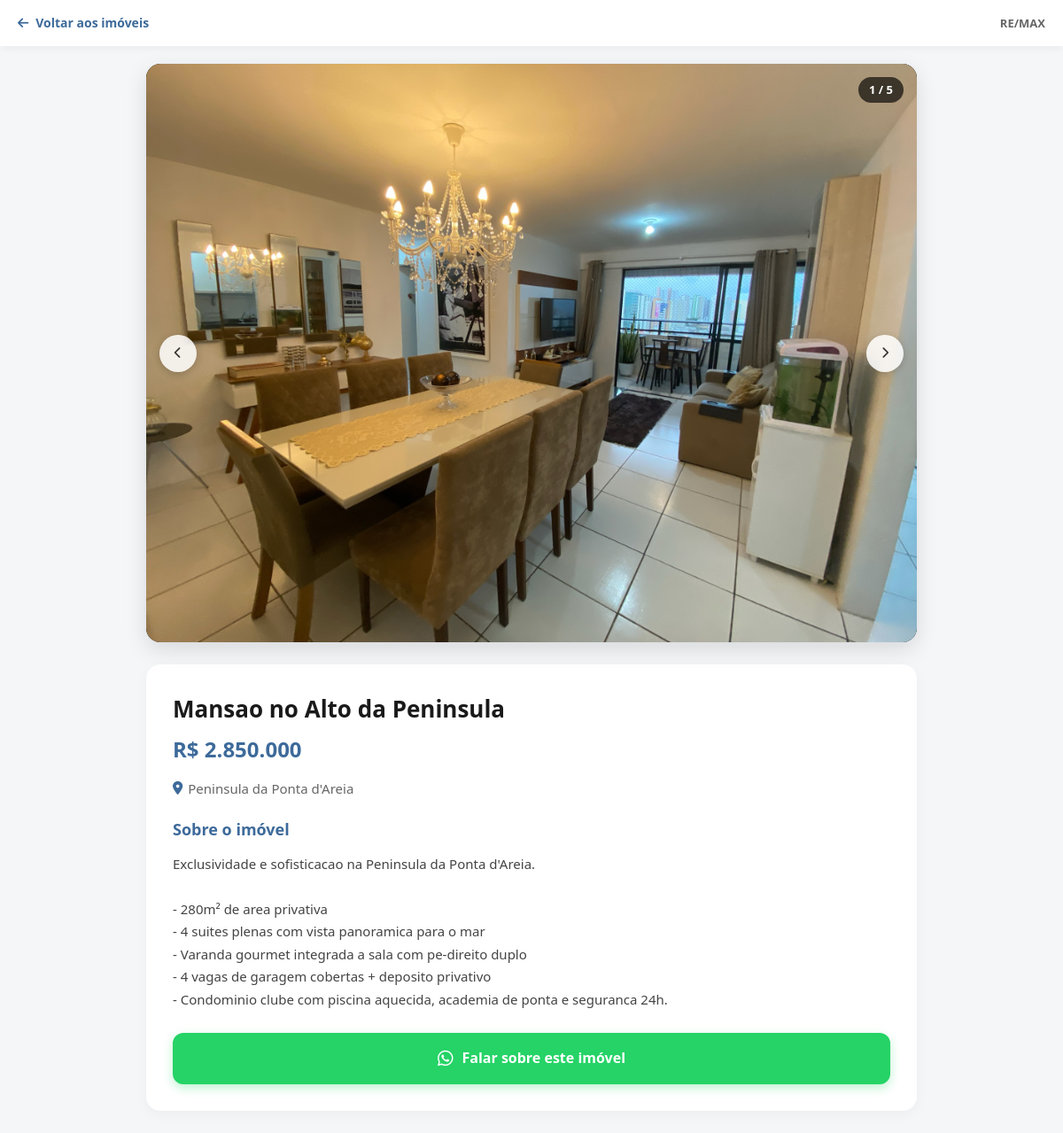
The page /imovel/1 on the database its author committed.
### app.py (models this page shows)
class FotoImovel(db.Model):
    id = db.Column(db.Integer, primary_key=True)
    imovel_id = db.Column(db.Integer, db.ForeignKey('imovel.id'), nullable=False)
    caminho = db.Column(db.String(250), nullable=False)

class Imovel(db.Model):
    id = db.Column(db.Integer, primary_key=True)
    titulo = db.Column(db.String(100), nullable=False)
    negocio = db.Column(db.String(10), nullable=False, default='venda')
    preco_num = db.Column(db.Float, nullable=False)
    preco = db.Column(db.String(50), nullable=False)
    localizacao = db.Column(db.String(100), nullable=False)
    imagem = db.Column(db.String(250), nullable=False)
    link = db.Column(db.String(250), nullable=True)
    descricao = db.Column(db.Text, nullable=True)
    fotos = db.relationship('FotoImovel', backref='imovel', cascade="all, delete-orphan", lazy=True)

### app.py (the view)
@app.route("/imovel/<int:id>")
def detalhe_imovel(id):
    imovel = Imovel.query.get_or_404(id)
    return render_template("detalhes.html", imovel=imovel)

### app.py (called while the page is built)
@app.context_processor
def inject_globals():
    return dict(perfil=PERFIL)

### templates/detalhes.html (shortened to what this page needs)
<!DOCTYPE html>
<html lang="pt-br">
<head>
    <link rel="stylesheet" href="https://cdnjs.cloudflare.com/ajax/libs/font-awesome/6.4.0/css/all.min.css">
</head>
<body>
    <header class="header">
        <a href="/" class="back-link"><i class="fa-solid fa-arrow-left"></i> Voltar aos imóveis</a>
        <span style="font-size: 13px; font-weight: 600; color: #666;">{{ perfil.corretora }}</span>
    </header>
    <div class="main-container">
        <div class="carousel-container">
            {% if imovel.fotos and imovel.fotos | length > 1 %}
                <span class="foto-contador" id="contador-indicador">1 / {{ imovel.fotos | length }}</span>
                <button class="carousel-btn btn-prev" onclick="mudarSlide(-1)"><i class="fa-solid fa-chevron-left"></i></button>
                <button class="carousel-btn btn-next" onclick="mudarSlide(1)"><i class="fa-solid fa-chevron-right"></i></button>
            {% endif %}
            <div class="carousel-slides" id="carouselSlides" onscroll="atualizarContador()">
                {% if imovel.fotos and imovel.fotos | length > 0 %}
                    {% for foto in imovel.fotos %}
                    <div class="slide">
                        <img src="/static/{{ foto.caminho }}" alt="{{ imovel.titulo }}">
                    </div>
                    {% endfor %}
                {% else %}
                    <div class="slide">
                        <img src="/static/{{ imovel.imagem }}" alt="{{ imovel.titulo }}">
                    </div>
                {% endif %}
            </div>
        </div>
        <div class="card-detalhes">
            <h1 class="imovel-titulo">{{ imovel.titulo }}</h1>
            <div class="imovel-preco">{{ imovel.preco }}</div>
            <p class="imovel-local"><i class="fa-solid fa-location-dot" style="color: #3d6a9a;"></i> {{ imovel.localizacao }}</p>
            <h3 class="secao-titulo">Sobre o imóvel</h3>
            <p class="descricao-texto">{{ imovel.descricao }}</p>
            <a href="https://wa.me/{{ perfil.whatsapp }}?text=Olá,%20gostaria%20de%20saber%20mais%20sobre%20o%20imóvel%20{{ imovel.titulo | urlencode }}" target="_blank" class="btn-whatsapp">
                <i class="fa-brands fa-whatsapp fa-lg"></i> Falar sobre este imóvel
            </a>
        </div>
    </div>
</body>
</html>

### templates/detalhes.html (style rules this page uses)
* { box-sizing: border-box; margin: 0; padding: 0; }
body { font-family: 'Segoe UI', -apple-system, BlinkMacSystemFont, sans-serif; background-color: #f4f6f8; color: #333; line-height: 1.6; }
.header { background: #fff; padding: 15px 20px; box-shadow: 0 2px 10px rgba(0,0,0,0.05); position: sticky; top: 0; z-index: 100; display: flex; align-items: center; justify-content: space-between; }
.back-link { color: #3d6a9a; text-decoration: none; font-weight: 600; display: flex; align-items: center; gap: 8px; font-size: 14px; }
.main-container { max-width: 900px; margin: 20px auto; padding: 0 15px; }
.carousel-container { position: relative; width: 100%; aspect-ratio: 4 / 3; border-radius: 16px; overflow: hidden; box-shadow: 0 8px 24px rgba(0,0,0,0.12); margin-bottom: 25px; background: #000; }
.carousel-slides { display: flex; height: 100%; overflow-x: auto; scroll-snap-type: x mandatory; scroll-behavior: smooth; -webkit-overflow-scrolling: touch; }
.carousel-slides { -ms-overflow-style: none; scrollbar-width: none; }
.slide { flex: 0 0 100%; height: 100%; scroll-snap-align: start; position: relative; }
.slide img { width: 100%; height: 100%; object-fit: cover; display: block; }
.carousel-btn { position: absolute; top: 50%; transform: translateY(-50%); background: rgba(255, 255, 255, 0.85); color: #333; border: none; width: 42px; height: 42px; border-radius: 50%; display: flex; align-items: center; justify-content: center; cursor: pointer; z-index: 10; transition: background 0.2s; box-shadow: 0 2px 8px rgba(0,0,0,0.2); }
.btn-prev { left: 15px; }
.btn-next { right: 15px; }
.foto-contador { position: absolute; top: 15px; right: 15px; background: rgba(0,0,0,0.65); color: #fff; padding: 4px 12px; border-radius: 20px; font-size: 13px; font-weight: 600; z-index: 10; backdrop-filter: blur(4px); }
.card-detalhes { background: #fff; border-radius: 16px; padding: 30px; box-shadow: 0 4px 15px rgba(0,0,0,0.04); margin-bottom: 25px; }
.imovel-titulo { font-size: 26px; color: #1a1a1a; margin-bottom: 6px; }
.imovel-preco { font-size: 24px; font-weight: 800; color: #3d6a9a; margin-bottom: 12px; }
.imovel-local { color: #666; font-size: 15px; display: flex; align-items: center; gap: 6px; margin-bottom: 20px; }
.secao-titulo { font-size: 18px; color: #3d6a9a; font-weight: 700; margin-bottom: 12px; }
.descricao-texto { white-space: pre-line; color: #444; font-size: 15px; line-height: 1.7; }
.btn-whatsapp { display: flex; align-items: center; justify-content: center; gap: 10px; background: #25d366; color: white; text-decoration: none; padding: 16px; border-radius: 12px; font-size: 16px; font-weight: 700; text-align: center; margin-top: 25px; transition: background 0.2s; box-shadow: 0 4px 12px rgba(37, 211, 102, 0.3); }

### rows shown on the page
FotoImovel: caminho (picture)
Imovel: titulo "Mansao no Alto da Peninsula", preco "R$ 2.850.000", localizacao "Peninsula da Ponta d'Areia", descricao "Exclusividade e sofisticacao na Peninsula da Ponta d'Areia. - 280m² de area privativa - 4 suites plenas com vista panoramica para o mar - Varanda gourmet integrada a sala com pe-direito duplo - 4 vagas de garagem cobertas + deposito privativo - Condominio clube com piscina aquecida, academia de ponta e seguranca 24h."

### other values the page prints
{{ perfil.corretora }} "RE/MAX"
{{ imovel.fotos | length }} "5"
